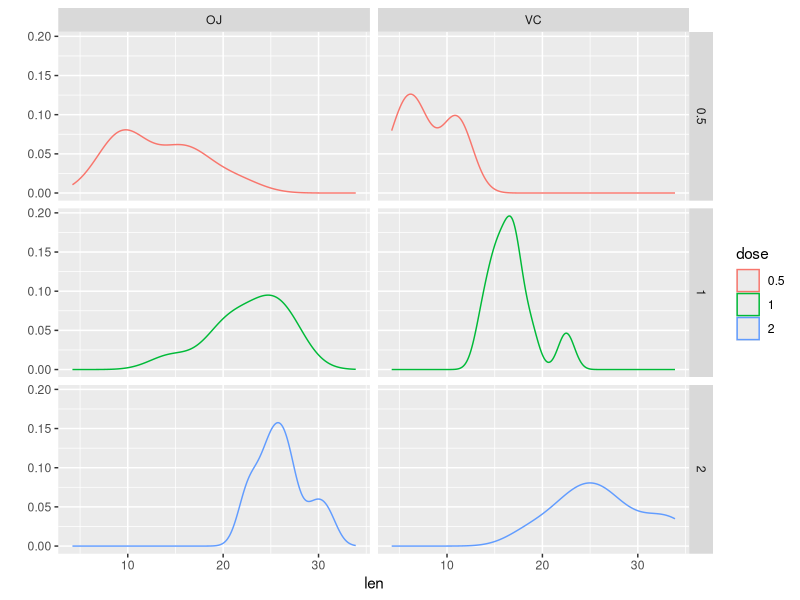

Recreate this plot in R.
## ---- chunk 1
library(ggplot2)
library(datasets)
tg <- datasets::ToothGrowth
tg$dose <- as.factor(tg$dose)
## ---- chunk 2
str(tg)
summary(tg)
## ---- chunk 3
  qplot(x=len, data=tg, color=dose, group = dose, geom = "density", facets = dose ~ supp)
## ---- chunk 4
n = 10
x = tg[tg$supp=="OJ", "len"]
y = tg[tg$supp=="VC", "len"]
delta = mean(x) - mean(y)
p.sd = sqrt((var(x)+var(y))/2)

t.res <- t.test(x, y, alternative = "two.sided", mu = 0, paired = FALSE, var.equal = TRUE)
p.res <- power.t.test(n, delta, p.sd, sig.level=0.05, type="two.sample", alternative="two.sided")
## ---- chunk 5
n = 10
x = tg[tg$dose=="0.5", "len"]
y = tg[tg$dose=="1", "len"]
delta = mean(x) - mean(y)
p.sd = sqrt((var(x)+var(y))/2)

t.res.a <- t.test(x, y, alternative = "two.sided", mu = 0, paired = FALSE, var.equal = TRUE)
p.res.a <- power.t.test(n, delta, p.sd, sig.level=0.05, type="two.sample", alternative="two.sided")
## ---- chunk 6
n = 10
x = tg[tg$dose=="0.5", "len"]
y = tg[tg$dose=="2", "len"]
delta = mean(x) - mean(y)
p.sd = sqrt((var(x)+var(y))/2)

t.res.b <- t.test(x, y, alternative = "two.sided", mu = 0, paired = FALSE, var.equal = TRUE)
p.res.b <- power.t.test(n, delta, p.sd, sig.level=0.05, type="two.sample", alternative="two.sided")
## ---- chunk 7
n = 10
x = tg[tg$dose=="1", "len"]
y = tg[tg$dose=="2", "len"]
delta = mean(x) - mean(y)
p.sd = sqrt((var(x)+var(y))/2)

t.res.c <- t.test(x, y, alternative = "two.sided", mu = 0, paired = FALSE, var.equal = TRUE)
p.res.c <- power.t.test(n, delta, p.sd, sig.level=0.05, type="two.sample", alternative="two.sided")
## ---- chunk 8
a <- c(t.res.a$p.value, t.res.a$conf.int, p.res.a$power)
b <- c(t.res.b$p.value, t.res.b$conf.int, p.res.b$power)
c <- c(t.res.c$p.value, t.res.c$conf.int, p.res.c$power)
  
results <- data.frame(dose.0.5=a,dose.1=b, dose.2=c,row.names = c("p-value", "conf-interval-low", "conf-interval-up", "power"))
results["p-value",] <- results["p-value",]
results
